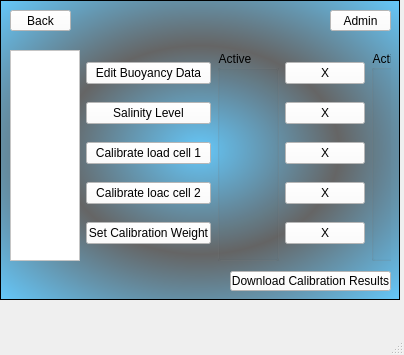
<?xml version="1.0" encoding="UTF-8"?>
<ui version="4.0">
 <class>settings_window</class>
 <widget class="QMainWindow" name="settings_window">
  <property name="geometry">
   <rect>
    <x>0</x>
    <y>0</y>
    <width>404</width>
    <height>355</height>
   </rect>
  </property>
  <property name="windowTitle">
   <string>Setting</string>
  </property>
  <widget class="QWidget" name="centralwidget">
   <widget class="QFrame" name="settingFrame">
    <property name="geometry">
     <rect>
      <x>0</x>
      <y>0</y>
      <width>400</width>
      <height>300</height>
     </rect>
    </property>
    <property name="styleSheet">
     <string notr="true">background-color: qradialgradient(spread:repeat, cx:0.5, cy:0.5, radius:0.7, fx:0.5, fy:0.5, stop:0 rgba(0, 169, 255, 147), stop:0.497326 rgba(0, 0, 0, 147), stop:1 rgba(0, 169, 255, 147));</string>
    </property>
    <property name="frameShape">
     <enum>QFrame::StyledPanel</enum>
    </property>
    <property name="frameShadow">
     <enum>QFrame::Plain</enum>
    </property>
    <property name="lineWidth">
     <number>2</number>
    </property>
    <widget class="QPushButton" name="admin_btn">
     <property name="geometry">
      <rect>
       <x>330</x>
       <y>10</y>
       <width>61</width>
       <height>21</height>
      </rect>
     </property>
     <property name="styleSheet">
      <string notr="true">background-color: rgb(255, 255, 255);</string>
     </property>
     <property name="text">
      <string>Admin</string>
     </property>
    </widget>
    <widget class="QPushButton" name="get_data_btn">
     <property name="geometry">
      <rect>
       <x>230</x>
       <y>271</y>
       <width>161</width>
       <height>20</height>
      </rect>
     </property>
     <property name="styleSheet">
      <string notr="true">background-color: rgb(255, 255, 255);</string>
     </property>
     <property name="text">
      <string>Download Calibration Results</string>
     </property>
    </widget>
    <widget class="QPushButton" name="back_btn">
     <property name="geometry">
      <rect>
       <x>10</x>
       <y>10</y>
       <width>61</width>
       <height>21</height>
      </rect>
     </property>
     <property name="styleSheet">
      <string notr="true">background-color: rgb(255, 255, 255);</string>
     </property>
     <property name="text">
      <string>Back</string>
     </property>
    </widget>
    <widget class="QFrame" name="settinghl_frame">
     <property name="geometry">
      <rect>
       <x>10</x>
       <y>40</y>
       <width>381</width>
       <height>221</height>
      </rect>
     </property>
     <property name="styleSheet">
      <string notr="true">background-color: rgba(255, 255, 255, 0);</string>
     </property>
     <property name="frameShape">
      <enum>QFrame::StyledPanel</enum>
     </property>
     <property name="frameShadow">
      <enum>QFrame::Raised</enum>
     </property>
     <widget class="QWidget" name="horizontalLayoutWidget">
      <property name="geometry">
       <rect>
        <x>0</x>
        <y>10</y>
        <width>451</width>
        <height>211</height>
       </rect>
      </property>
      <layout class="QHBoxLayout" name="settingscreen_hl">
       <property name="sizeConstraint">
        <enum>QLayout::SetMaximumSize</enum>
       </property>
       <property name="margin">
        <number>0</number>
       </property>
       <item>
        <widget class="QScrollArea" name="InfoScreen">
         <property name="styleSheet">
          <string notr="true">background-color: rgb(255, 255, 255);</string>
         </property>
         <property name="widgetResizable">
          <bool>true</bool>
         </property>
         <widget class="QWidget" name="scrollAreaWidgetContents">
          <property name="geometry">
           <rect>
            <x>0</x>
            <y>0</y>
            <width>69</width>
            <height>207</height>
           </rect>
          </property>
         </widget>
        </widget>
       </item>
       <item>
        <layout class="QVBoxLayout" name="button_set_vl1">
         <item>
          <widget class="QPushButton" name="boyuancy_data_btn">
           <property name="styleSheet">
            <string notr="true">background-color: rgb(255, 255, 255);</string>
           </property>
           <property name="text">
            <string>Edit Buoyancy Data</string>
           </property>
          </widget>
         </item>
         <item>
          <widget class="QPushButton" name="Saliny">
           <property name="styleSheet">
            <string notr="true">background-color: rgb(255, 255, 255);</string>
           </property>
           <property name="text">
            <string>Salinity Level</string>
           </property>
          </widget>
         </item>
         <item>
          <widget class="QPushButton" name="sensor1_btn">
           <property name="styleSheet">
            <string notr="true">background-color: rgb(255, 255, 255);</string>
           </property>
           <property name="text">
            <string>Calibrate load cell 1</string>
           </property>
          </widget>
         </item>
         <item>
          <widget class="QPushButton" name="sensor2_btn">
           <property name="styleSheet">
            <string notr="true">background-color: rgb(255, 255, 255);</string>
           </property>
           <property name="text">
            <string>Calibrate loac cell 2</string>
           </property>
          </widget>
         </item>
         <item>
          <widget class="QPushButton" name="pushbutton_1">
           <property name="styleSheet">
            <string notr="true">background-color: rgb(255, 255, 255);</string>
           </property>
           <property name="text">
            <string>Set Calibration Weight</string>
           </property>
          </widget>
         </item>
        </layout>
       </item>
       <item>
        <widget class="QGroupBox" name="active_gbox_1">
         <property name="title">
          <string>Active</string>
         </property>
         <widget class="QWidget" name="verticalLayoutWidget_5">
          <property name="geometry">
           <rect>
            <x>9</x>
            <y>9</y>
            <width>31</width>
            <height>201</height>
           </rect>
          </property>
          <layout class="QVBoxLayout" name="verticalLayout_4">
           <item>
            <widget class="QCheckBox" name="checkBox_1">
             <property name="styleSheet">
              <string notr="true">background-color: rgba(255, 255, 255, 0);</string>
             </property>
             <property name="text">
              <string/>
             </property>
            </widget>
           </item>
           <item>
            <widget class="QCheckBox" name="checkBox_2">
             <property name="styleSheet">
              <string notr="true">background-color: rgba(255, 255, 255, 0);</string>
             </property>
             <property name="text">
              <string/>
             </property>
            </widget>
           </item>
           <item>
            <widget class="QCheckBox" name="checkBox_3">
             <property name="styleSheet">
              <string notr="true">background-color: rgba(255, 255, 255, 0);</string>
             </property>
             <property name="text">
              <string/>
             </property>
            </widget>
           </item>
           <item>
            <widget class="QCheckBox" name="checkBox_4">
             <property name="styleSheet">
              <string notr="true">background-color: rgba(255, 255, 255, 0);</string>
             </property>
             <property name="text">
              <string/>
             </property>
            </widget>
           </item>
           <item>
            <widget class="QCheckBox" name="checkBox_5">
             <property name="styleSheet">
              <string notr="true">background-color: rgba(255, 255, 255, 0);</string>
             </property>
             <property name="text">
              <string/>
             </property>
            </widget>
           </item>
          </layout>
         </widget>
        </widget>
       </item>
       <item>
        <layout class="QVBoxLayout" name="button_set_vl2">
         <item>
          <widget class="QPushButton" name="button_1">
           <property name="styleSheet">
            <string notr="true">background-color: rgb(255, 255, 255);</string>
           </property>
           <property name="text">
            <string>X</string>
           </property>
          </widget>
         </item>
         <item>
          <widget class="QPushButton" name="button_2">
           <property name="styleSheet">
            <string notr="true">background-color: rgb(255, 255, 255);</string>
           </property>
           <property name="text">
            <string>X</string>
           </property>
          </widget>
         </item>
         <item>
          <widget class="QPushButton" name="button_3">
           <property name="styleSheet">
            <string notr="true">background-color: rgb(255, 255, 255);</string>
           </property>
           <property name="text">
            <string>X</string>
           </property>
          </widget>
         </item>
         <item>
          <widget class="QPushButton" name="button_4">
           <property name="styleSheet">
            <string notr="true">background-color: rgb(255, 255, 255);</string>
           </property>
           <property name="text">
            <string>X</string>
           </property>
          </widget>
         </item>
         <item>
          <widget class="QPushButton" name="button_5">
           <property name="styleSheet">
            <string notr="true">background-color: rgb(255, 255, 255);</string>
           </property>
           <property name="text">
            <string>X</string>
           </property>
          </widget>
         </item>
        </layout>
       </item>
       <item>
        <widget class="QGroupBox" name="active_gbox_2">
         <property name="title">
          <string>Active</string>
         </property>
         <widget class="QWidget" name="verticalLayoutWidget_7">
          <property name="geometry">
           <rect>
            <x>9</x>
            <y>9</y>
            <width>31</width>
            <height>201</height>
           </rect>
          </property>
          <layout class="QVBoxLayout" name="verticalLayout_6">
           <item>
            <widget class="QCheckBox" name="checkBox_6">
             <property name="styleSheet">
              <string notr="true">background-color: rgba(255, 255, 255, 0);</string>
             </property>
             <property name="text">
              <string/>
             </property>
            </widget>
           </item>
           <item>
            <widget class="QCheckBox" name="checkBox_7">
             <property name="styleSheet">
              <string notr="true">background-color: rgba(255, 255, 255, 0);</string>
             </property>
             <property name="text">
              <string/>
             </property>
            </widget>
           </item>
           <item>
            <widget class="QCheckBox" name="checkBox_8">
             <property name="styleSheet">
              <string notr="true">background-color: rgba(255, 255, 255, 0);</string>
             </property>
             <property name="text">
              <string/>
             </property>
            </widget>
           </item>
           <item>
            <widget class="QCheckBox" name="checkBox_9">
             <property name="styleSheet">
              <string notr="true">background-color: rgba(255, 255, 255, 0);</string>
             </property>
             <property name="text">
              <string/>
             </property>
            </widget>
           </item>
           <item>
            <widget class="QCheckBox" name="checkBox_10">
             <property name="styleSheet">
              <string notr="true">background-color: rgba(255, 255, 255, 0);</string>
             </property>
             <property name="text">
              <string/>
             </property>
            </widget>
           </item>
          </layout>
         </widget>
        </widget>
       </item>
       <item>
        <layout class="QVBoxLayout" name="textinput_vl1">
         <item>
          <widget class="QLineEdit" name="lineEdit">
           <property name="styleSheet">
            <string notr="true">background-color: rgb(255, 255, 255);</string>
           </property>
          </widget>
         </item>
         <item>
          <widget class="QLineEdit" name="lineEdit_2">
           <property name="styleSheet">
            <string notr="true">background-color: rgb(255, 255, 255);</string>
           </property>
          </widget>
         </item>
         <item>
          <widget class="QLineEdit" name="lineEdit_4">
           <property name="styleSheet">
            <string notr="true">background-color: rgb(255, 255, 255);</string>
           </property>
          </widget>
         </item>
         <item>
          <widget class="QLineEdit" name="lineEdit_3">
           <property name="styleSheet">
            <string notr="true">background-color: rgb(255, 255, 255);</string>
           </property>
          </widget>
         </item>
         <item>
          <widget class="QLineEdit" name="lineEdit_5">
           <property name="styleSheet">
            <string notr="true">background-color: rgb(255, 255, 255);</string>
           </property>
          </widget>
         </item>
        </layout>
       </item>
      </layout>
     </widget>
    </widget>
    <zorder>settinghl_frame</zorder>
    <zorder>admin_btn</zorder>
    <zorder>get_data_btn</zorder>
    <zorder>back_btn</zorder>
   </widget>
  </widget>
  <widget class="QMenuBar" name="menubar">
   <property name="geometry">
    <rect>
     <x>0</x>
     <y>0</y>
     <width>404</width>
     <height>21</height>
    </rect>
   </property>
  </widget>
  <widget class="QStatusBar" name="statusbar"/>
 </widget>
 <resources/>
 <connections/>
</ui>
